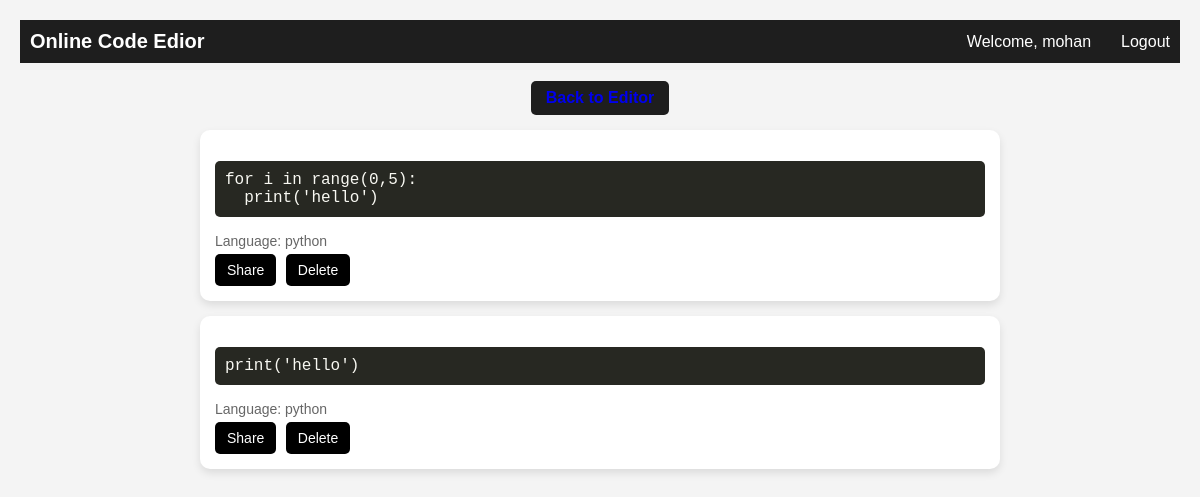
Screenshot of /snippets (signed in) with the database file from the repository.
### tables this page shows
CREATE TABLE snippets (
                        id INTEGER PRIMARY KEY AUTOINCREMENT,
                        username TEXT,
                        code TEXT NOT NULL,
                        language TEXT NOT NULL);

### server.py (the view)
@app.route('/snippets', methods=['GET'])
def view_snippets():
    if 'user' not in session:
        return redirect(url_for('login'))
    username = session['user']
    conn = sqlite3.connect("users.db")
    cursor = conn.cursor()
    cursor.execute("SELECT id, code, language FROM snippets WHERE username = ?", (username,))
    snippets = [{'id': row[0], 'code': row[1], 'language': row[2]} for row in cursor.fetchall()]
    conn.close()
    return render_template('snippets.html', snippets=snippets)

### templates/snippets.html (shortened to what this page needs)
<!DOCTYPE html>
<html lang="en">
<head>
    <link rel="stylesheet" href="/static/snippets.css">
    <link rel="stylesheet" href="/static/index.css">
</head>
<body>
    <div class="navbar">
        <div class="navbar-title">Online Code Edior</div>
        <div class="navbar-links">
            {% if 'user' in session %}
                <span>Welcome, {{ session['user'] }}</span>
                <a href="/logout" class="nav-link">Logout</a>
            {% else %}
                <a href="/login" class="nav-link">Login</a>
            {% endif %}
        </div>
        </div>
        <br>
        <a href="/" class="back-to-editor">Back to Editor</a>
    <ul>
        {% for snippet in snippets %}
        <li>
            <pre>{{ snippet.code }}</pre>
            <p>Language: {{ snippet.language }}</p>
            <button onclick="shareSnippet({{ snippet.id }})">Share</button>
            <button onclick="deleteSnippet({{ snippet.id }})">Delete</button>
        </li>
        {% endfor %}
    </ul>
</body>
</html>

### static/snippets.css (style rules this page uses)
body { font-family: Arial, sans-serif; background-color: #f4f4f4; margin: 0; padding: 20px; text-align: center; }
ul { list-style-type: none; padding: 0; max-width: 800px; margin: auto; }
li { background: #ffffff; padding: 15px; margin: 15px 0; border-radius: 10px; box-shadow: 0 4px 8px rgba(0, 0, 0, 0.1); text-align: left; }
pre { background: #272822; color: #f8f8f2; padding: 10px; border-radius: 5px; overflow-x: auto; font-family: "Courier New", monospace; }
p { color: #666; font-size: 14px; margin: 5px 0; }
button { background-color: black; color: white; border: none; padding: 8px 12px; margin-right: 5px; border-radius: 5px; cursor: pointer; transition: background 0.3s ease; font-size: 14px; }
.back-to-editor { display: inline-block; padding: 8px 15px; background-color: #1e1e1e; color: solid whe; text-decoration: none; border-radius: 5px; font-weight: bold; transition: transform 0.2s ease-in-out, background-color 0.2s ease-in-out; }

### static/index.css (style rules this page uses)
.navbar { background: #1e1e1e; color: white; padding: 10px; display: flex; justify-content: space-between; align-items: center; }
.navbar-title { font-size: 20px; font-weight: bold; }
.navbar-links { display: flex; align-items: center; }
.navbar-links span { margin-right: 15px; }
.nav-link { color: white; text-decoration: none; margin-left: 15px; }
.navbar-links a, .navbar-links span { transition: transform 0.2s ease-in-out; }

### rows the page displays
snippets: code "for i in range(0,5): print('hello')", language "python"
snippets: code "print('hello')", language "python"

### other values shown
{{ session['user'] }} "mohan"
